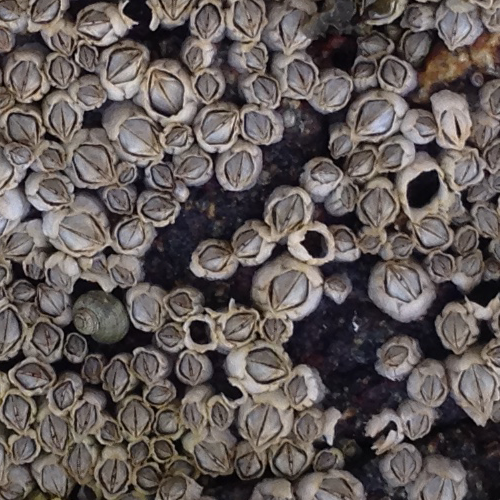
#> input picture Barnacles/unseen_img2.png, 500 x 500 px
$ python -i preprocess.py   (imports and definitions only)   (older library calls are emulated)
#> lines starting #> are read from the running program, lines starting #| are printed output that depends on the picture
"""RGB preprocessing options from the initial experiment.

The reported held-out runs use raw RGB. These alternatives remain available for
inspection; training loss alone did not establish which preprocessing works best.
"""

import cv2
import numpy as np


def preprocess_raw(rgb_image):
    """Leave RGB pixels unchanged; this is the input used in the reported runs."""
    return rgb_image


def preprocess_gaussian(rgb_image, kernel_size=3):
    """Apply mild smoothing; a larger kernel can erase small barnacle boundaries."""
#> called with kernel_size = 3
    return cv2.GaussianBlur(rgb_image, (kernel_size, kernel_size), 0)
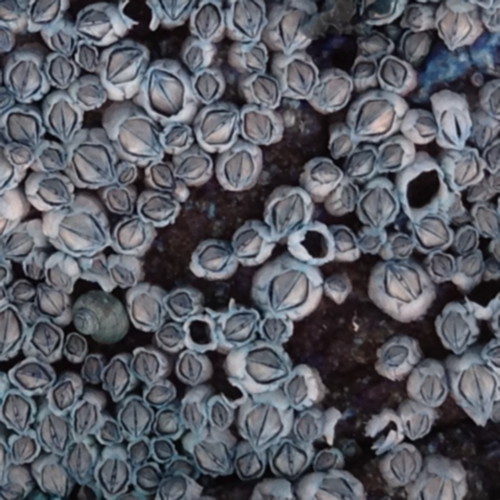
#> returned value: shape (500, 500, 3); mean of channels 0, 1, 2 98.3, 90.2, 88.3; drawn as B, G, R


def preprocess_clahe(rgb_image):
    """Enhance local brightness contrast in LAB while leaving color channels alone."""
    lab = cv2.cvtColor(rgb_image, cv2.COLOR_RGB2LAB)
#> lab: shape (500, 500, 3); mean of channels 0, 1, 2 97.3, 131, 130.2
    l_channel, a_channel, b_channel = cv2.split(lab)
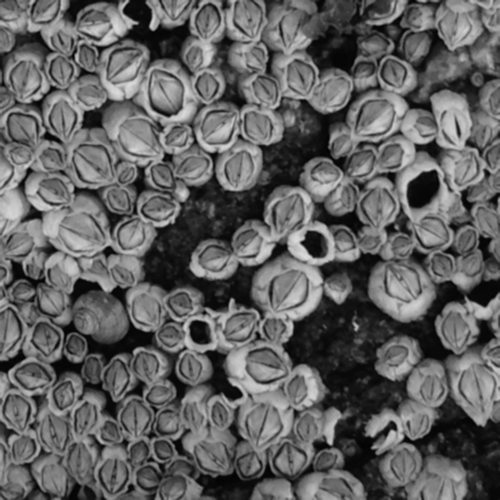
#> l_channel: shape (500, 500); min 2, max 218, mean 97.3
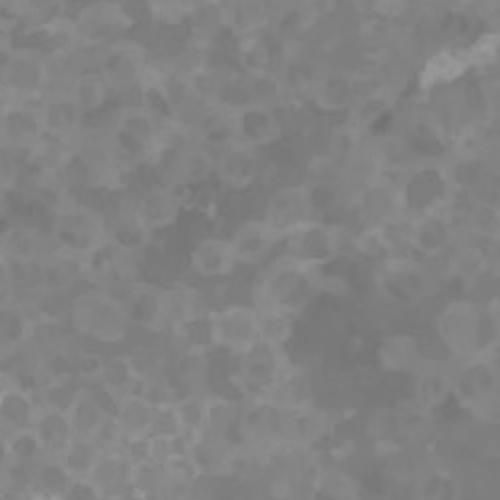
#> b_channel: shape (500, 500); min 113, max 153, mean 130.2

    clahe = cv2.createCLAHE(clipLimit=2.0, tileGridSize=(8, 8))

    enhanced_l = clahe.apply(l_channel)
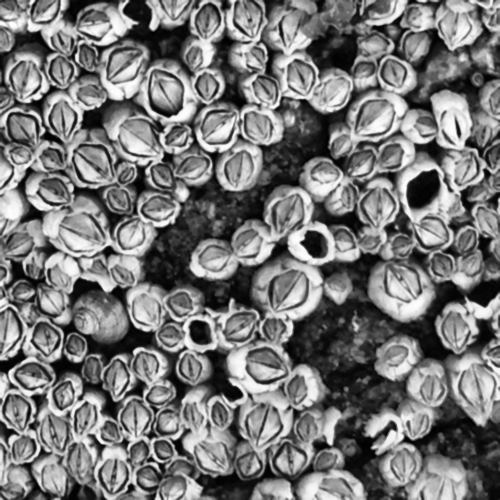
#> enhanced_l: shape (500, 500); min 0, max 255, mean 119.6
    enhanced_lab = cv2.merge((enhanced_l, a_channel, b_channel))
#> enhanced_lab: shape (500, 500, 3); mean of channels 0, 1, 2 119.6, 131, 130.2

    return cv2.cvtColor(enhanced_lab, cv2.COLOR_LAB2RGB)
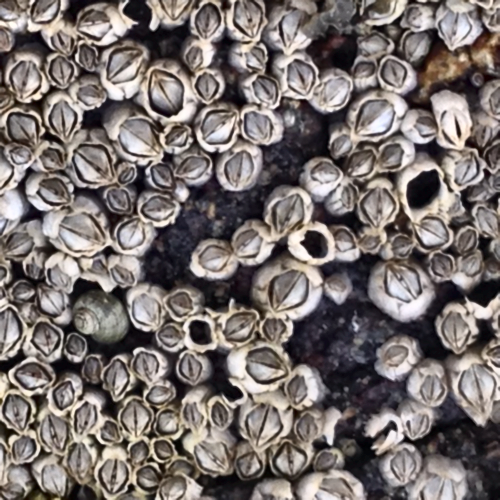
#> returned value: shape (500, 500, 3); mean R, G, B 121.5, 113.2, 111.1


def preprocess_gaussian_then_clahe(rgb_image):
    """Smooth first, then apply local contrast enhancement."""
    blurred = preprocess_gaussian(rgb_image, kernel_size=3)
    enhanced = preprocess_clahe(blurred)

    return enhanced


def preprocess_sobel_visual(rgb_image):
    """Show edge strength for inspection, not as a pretrained model input."""

    gray = cv2.cvtColor(rgb_image, cv2.COLOR_RGB2GRAY)

    sobel_x = cv2.Sobel(gray, cv2.CV_64F, 1, 0, ksize=3)
    sobel_y = cv2.Sobel(gray, cv2.CV_64F, 0, 1, ksize=3)

    magnitude = np.sqrt(sobel_x**2 + sobel_y**2)
    magnitude = normalize_to_uint8(magnitude)

    return magnitude


def normalize_to_uint8(array):
    """Rescale to [0, 255]; a constant array becomes all zeros."""
    array = array.astype(np.float32)
    min_value = array.min()
    max_value = array.max()

    if max_value - min_value < 1e-8:
        return np.zeros_like(array, dtype=np.uint8)

    normalized = (array - min_value) / (max_value - min_value)
    normalized = normalized * 255

    return normalized.astype(np.uint8)

>>> import cv2
>>> picture = cv2.cvtColor(cv2.imread('../Barnacles/unseen_img2.png'), cv2.COLOR_BGR2RGB)
>>> result = preprocess_gaussian_then_clahe(picture)
